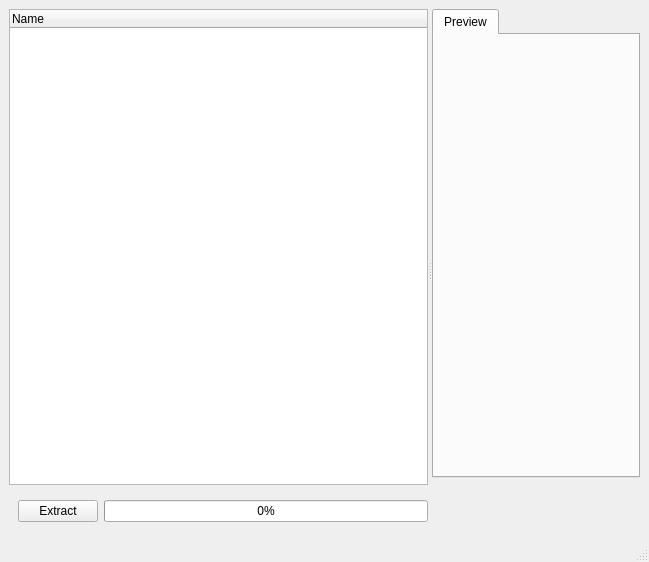
<?xml version="1.0" encoding="UTF-8"?>
<ui version="4.0">
 <class>MainWindow</class>
 <widget class="QMainWindow" name="MainWindow">
  <property name="geometry">
   <rect>
    <x>0</x>
    <y>0</y>
    <width>649</width>
    <height>562</height>
   </rect>
  </property>
  <property name="windowTitle">
   <string>Warframe Extractor</string>
  </property>
  <widget class="QWidget" name="centralwidget">
   <layout class="QVBoxLayout" name="verticalLayout_5">
    <item>
     <widget class="QSplitter" name="splitter">
      <property name="sizePolicy">
       <sizepolicy hsizetype="Expanding" vsizetype="Expanding">
        <horstretch>0</horstretch>
        <verstretch>0</verstretch>
       </sizepolicy>
      </property>
      <property name="orientation">
       <enum>Qt::Horizontal</enum>
      </property>
      <widget class="QWidget" name="layoutWidget">
       <layout class="QHBoxLayout" name="horizontalLayout">
        <item>
         <layout class="QVBoxLayout" name="verticalLayout_2">
          <item>
           <widget class="QTreeWidget" name="treeWidget">
            <column>
             <property name="text">
              <string>Name</string>
             </property>
            </column>
           </widget>
          </item>
          <item>
           <layout class="QHBoxLayout" name="horizontalLayout_3">
            <item>
             <widget class="QFrame" name="frame">
              <property name="frameShape">
               <enum>QFrame::NoFrame</enum>
              </property>
              <property name="frameShadow">
               <enum>QFrame::Raised</enum>
              </property>
              <layout class="QHBoxLayout" name="horizontalLayout_2">
               <property name="rightMargin">
                <number>0</number>
               </property>
               <item>
                <widget class="QPushButton" name="ExtractButton">
                 <property name="sizePolicy">
                  <sizepolicy hsizetype="Fixed" vsizetype="Fixed">
                   <horstretch>0</horstretch>
                   <verstretch>0</verstretch>
                  </sizepolicy>
                 </property>
                 <property name="text">
                  <string>Extract</string>
                 </property>
                 <property name="shortcut">
                  <string/>
                 </property>
                 <property name="checkable">
                  <bool>false</bool>
                 </property>
                 <property name="checked">
                  <bool>false</bool>
                 </property>
                 <property name="default">
                  <bool>false</bool>
                 </property>
                 <property name="flat">
                  <bool>false</bool>
                 </property>
                </widget>
               </item>
               <item>
                <widget class="QProgressBar" name="ExtractProgressBar">
                 <property name="value">
                  <number>0</number>
                 </property>
                 <property name="format">
                  <string>%p%</string>
                 </property>
                </widget>
               </item>
              </layout>
             </widget>
            </item>
           </layout>
          </item>
         </layout>
        </item>
       </layout>
      </widget>
      <widget class="QWidget" name="horizontalLayoutWidget">
       <layout class="QHBoxLayout" name="horizontalLayout_4">
        <item>
         <layout class="QVBoxLayout" name="verticalLayout_4">
          <item>
           <widget class="QTabWidget" name="tabWidget">
            <property name="currentIndex">
             <number>0</number>
            </property>
            <widget class="QWidget" name="Preview">
             <attribute name="title">
              <string>Preview</string>
             </attribute>
             <layout class="QVBoxLayout" name="verticalLayout_3"/>
            </widget>
           </widget>
          </item>
          <item>
           <widget class="QWidget" name="PreviewButtonsArea" native="true">
            <property name="sizePolicy">
             <sizepolicy hsizetype="Preferred" vsizetype="Fixed">
              <horstretch>0</horstretch>
              <verstretch>0</verstretch>
             </sizepolicy>
            </property>
            <property name="minimumSize">
             <size>
              <width>0</width>
              <height>47</height>
             </size>
            </property>
            <layout class="QHBoxLayout" name="horizontalLayout_5"/>
           </widget>
          </item>
         </layout>
        </item>
       </layout>
      </widget>
     </widget>
    </item>
   </layout>
  </widget>
  <widget class="QStatusBar" name="statusbar"/>
 </widget>
 <resources/>
 <connections/>
</ui>
